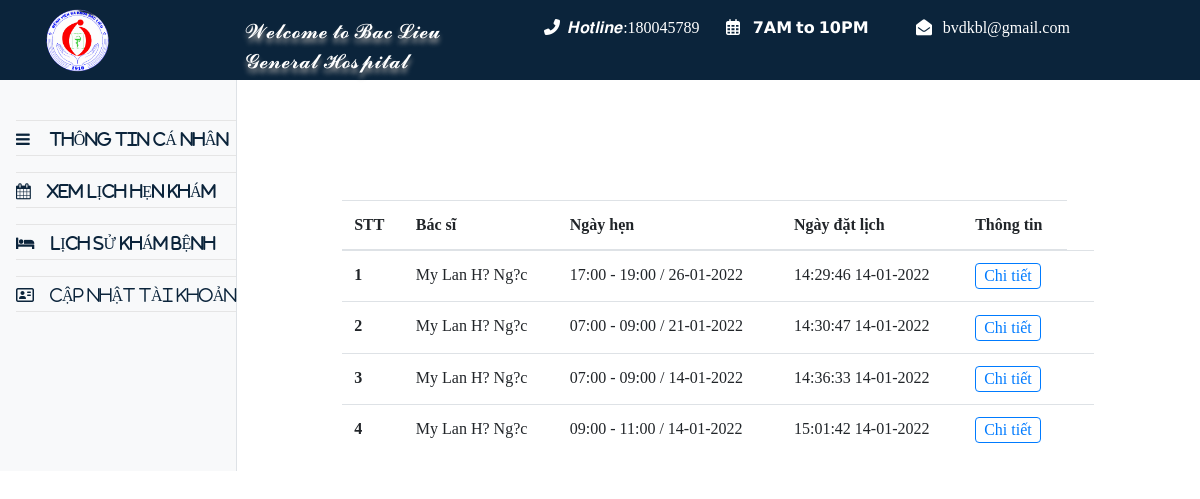
The page /appointment.php (signed in) on the database its author committed.
### tables this page shows
CREATE TABLE `phieukham` (
  `id_phieukham` int(11) NOT NULL,
  `created_at` datetime NOT NULL DEFAULT current_timestamp(),
  `ngayhen` varchar(255) NOT NULL,
  `id_user` int(11) NOT NULL,
  `id_doctor` int(11) NOT NULL,
  `trieuchung` varchar(255) NOT NULL,
  `chidan` varchar(255) DEFAULT NULL,
  `phikham` int(11) NOT NULL
);

CREATE TABLE `doctor` (
  `id_doctor` int(11) NOT NULL,
  `username` varchar(255) NOT NULL,
  `password` varchar(255) NOT NULL,
  `fullname` varchar(255) NOT NULL,
  `age` int(11) NOT NULL,
  `gioitinh` varchar(255) NOT NULL,
  `id_khoa` int(11) NOT NULL,
  `address` varchar(255) NOT NULL,
  `sdt` varchar(255) NOT NULL,
  `email` varchar(255) NOT NULL,
  `image` varchar(255) NOT NULL,
  `working_address` varchar(255) NOT NULL,
  `created_at` datetime NOT NULL DEFAULT current_timestamp(),
  `account` varchar(255) NOT NULL
);

### mvc/controller/source.php (called while the page is built, shortened)
<?php
	class Mclass {
		function connDB(){
			$conn = mysqli_connect("localhost", "root", '', "tmdt");
			$conn -> set_charset("utf8");
			if(!$conn):
				echo 'lỗi không kết nối'.mysqli_error();
			else:
				return $conn;
			endif;
		}
		function show_info($username){
			$conn = $this->connDB();
			$sql = "select * from user where username = '$username'";
			$result = mysqli_query($conn ,$sql);
			$user = mysqli_fetch_assoc($result);
			return $user;
		}
		function show_info_doctor($id_doctor){
			$conn = $this->connDB();
			$sql = "select * from doctor where id_doctor = '$id_doctor'";
			$result = mysqli_query($conn ,$sql);
			$doctor = mysqli_fetch_assoc($result);
			return $doctor;
		}
		function show_lich_kham($id_user){
			$conn = $this->connDB();
			$sql = "select * from phieukham where id_user = '$id_user' and chidan is NULL ";
			$result = mysqli_query($conn ,$sql);
			$lichkham = mysqli_fetch_all($result, MYSQLI_ASSOC);
			return $lichkham;
		}
 	}
?>

### appointment.php (the view, shortened to what this page needs)
<?php
include './mvc/controller/source.php';
include './mvc/view/sidebar_start.php';
$p = new Mclass;
$username = $_COOKIE['username'];
$user = $p->show_info($username);
$lichkham = $p->show_lich_kham($user['id_user']);
?>
<div class = "container"style="margin-left:90px; margin-top:80px;">
	<table class="table table-hover">
	  <thead>
	    <tr>
	      <th scope="col">STT</th>
	      <th scope="col">Bác sĩ</th>
	      <th scope="col">Ngày hẹn</th>
	      <th scope="col">Ngày đặt lịch</th>
		  <th scope="col">Thông tin</th>
	    </tr>
	  </thead>
	  <tbody>
	  	<?php if($lichkham):
		foreach ($lichkham as $key => $val):
			$key++;
		?>
	    <tr>
	      <th scope="row"><?php echo $key ;?></th>
	      <td><?php echo ($p->show_info_doctor($val['id_doctor']))['fullname'];?></td>
	      <td>
	      	<?php
	      		$array_ngayhen = explode('_', $val['ngayhen']);
	      		if($array_ngayhen[0] == 1):
					echo "07:00 - 09:00 / " . date('j-m-Y', strtotime($array_ngayhen[1]));
				elseif($array_ngayhen[0] == 2):
					echo "09:00 - 11:00 / " . date('j-m-Y', strtotime($array_ngayhen[1]));
				elseif($array_ngayhen[0] == 3):
					echo "15:00 - 17:00 / " . date('j-m-Y', strtotime($array_ngayhen[1]));
				else:
					echo "17:00 - 19:00 / " . date('j-m-Y', strtotime($array_ngayhen[1]));
				endif;
	      	?>
	      </td>
	      <td><?php echo date('H:i:s j-m-Y', strtotime($val['created_at']));?></td>
	      <td>
	      	<button class="btn btn-outline-primary px-2 py-0" data-toggle="modal" data-target="#chitiet<?php echo $key;?>">Chi tiết</button>
			</td>
			<td>
	      </td>
		      <div class="modal fade" id="warning-del<?php echo $key;?>" tabindex="-1" role="dialog" aria-hidden="true">
			  <div class="modal-dialog modal-dialog-centered">
			    <div class="modal-content">
	    <?php
		endforeach;
		else:
			echo 'Không có lịch khám.';
		endif;
		?>
	  </tbody>
	</table>
</div>
<?php include './mvc/view/sidebar_end.php'; ?>

### appointment.php (style rules this page uses)
body { font-family:times; }

### rows shown on the page
phieukham: id_doctor.fullname "My Lan H? Ng?c", ngayhen "26-01-2022", created_at "14:29:46 14-01-2022"
phieukham: id_doctor.fullname "My Lan H? Ng?c", ngayhen "21-01-2022", created_at "14:30:47 14-01-2022"
phieukham: id_doctor.fullname "My Lan H? Ng?c", ngayhen "14-01-2022", created_at "14:36:33 14-01-2022"
phieukham: id_doctor.fullname "My Lan H? Ng?c", ngayhen "14-01-2022", created_at "15:01:42 14-01-2022"
